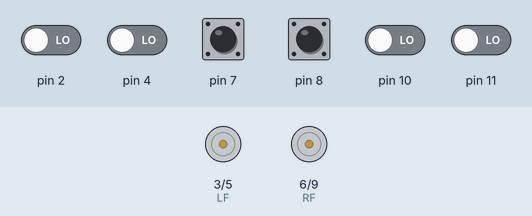
Simulated run of this sketch. Board: Arduino Uno, built with avr-gcc and run on an emulated ATmega328P. On the bench: motor-driver pin pairs drawn as motors (green arrow = first pin HIGH = forward, orange = second pin HIGH = backward, longer = more drive). Inputs (shaded band) come from the test bench; at power-on: pin 7, pin 8 HIGH, pin 2, pin 4, pin 10, pin 11 LOW.

Above: at 1.2 s.
1.3 s: pin 2 driven HIGH and pin 4 driven HIGH
At 2.5 s:
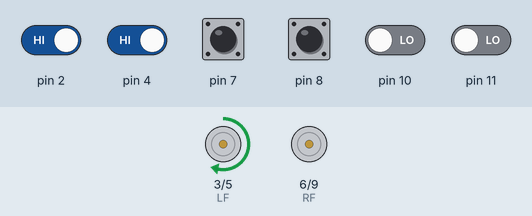
2.8 s: pin 10 driven HIGH
At 3.8 s:
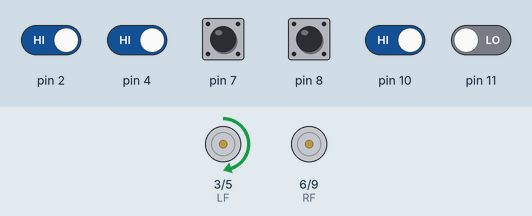
4.3 s: pin 11 driven HIGH
At 4.9 s:
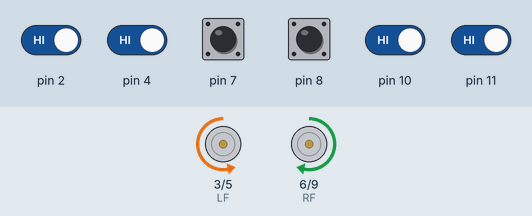
5.8 s: pin 2 driven LOW
At 6.1 s:
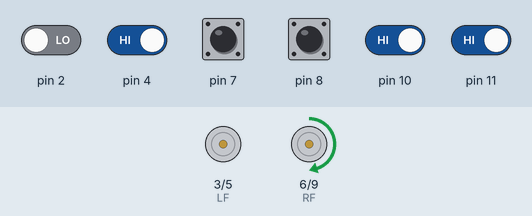
7.3 s: pin 4 driven LOW
At 8.4 s:
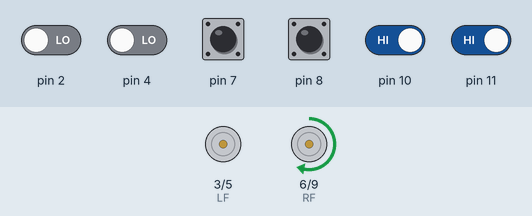
8.8 s: pin 4 driven HIGH
At 9.5 s:
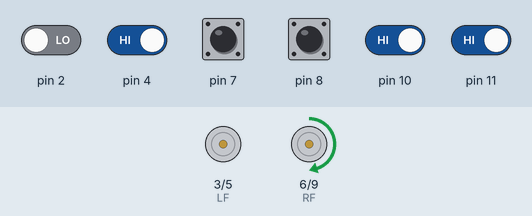
Timing chart, 0 to 11.3 s (numbered marks = the images above; inputs shaded):
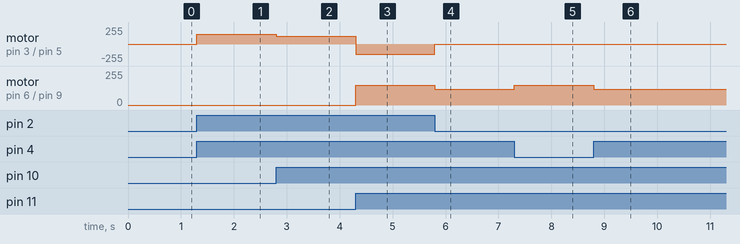

The sketch:

maze.ino
```cpp
int s1, s2, s3, s4, s5, s6;
#define LF 3
#define LB 5
#define RF 6
#define RB 9
void forward()
{
  analogWrite(LF, 80);
  analogWrite(LB, 0);
  analogWrite(RF, 80);
  analogWrite(RB, 0);
}

void right()
{
  analogWrite(LF, 120);
  analogWrite(LB, 0);
  analogWrite(RF, 0);
  analogWrite(RB, 0);
}
void left()
{
  analogWrite(LF, 0);
  analogWrite(LB, 0);
  analogWrite(RF, 120);
  analogWrite(RB, 0);
}
void sleft()
{
  analogWrite(LF, 0);
  analogWrite(LB, 0);
  analogWrite(RF, 150);
  analogWrite(RB, 0);
}
void sright()
{
  analogWrite(LF, 150);
  analogWrite(LB, 0);
  analogWrite(RF, 0);
  analogWrite(RB, 0);
}
void readsensor()
{
  s1 = digitalRead(2);
  s2 = digitalRead(4);
  s3 = digitalRead(7);
  s4 = digitalRead(8);
  s5 = digitalRead(10);
  s6 = digitalRead(11);
}

void setup()
{
  Serial.begin(9600);
  pinMode(LF, OUTPUT);
  pinMode(LB, OUTPUT);
  pinMode(RF, OUTPUT);
  pinMode(RB, OUTPUT);
  pinMode(2, INPUT);
  pinMode(4, INPUT);
  pinMode(7, INPUT);
  pinMode(8, INPUT);
  pinMode(10, INPUT);
  pinMode(11, INPUT);

}

void loop() {
  // put your main code here, to run repeatedly:
  readsensor();
  if (s1 == 1 && s2 == 1 && s3 == 0 && s4 == 0 && s5 == 1 && s6 == 1)
  {
    forward();

  }
  else if (s1 == 0 && s2 == 0 && s3 == 0 && s4 == 0 && s5 == 1 && s6 == 1)
  {
    left();
    delay(600);
  }

    else if(s1==0 && s2==0 && s3==0 && s4==0 && s5==0 && s6==0)
{
  left();
  delay(600);
}
else if(s1==1 && s2==0 && s3==0 && s4==1 && s5==1 && s6==1)
{
  sleft();
}
else if(s1==1 && s2==1 && s3==1 && s4==0 && s5==0 && s6==1)
{
  sright();
}
else if(s1==0 && s2==0 && s3==1 && s4==1 && s5==1 && s6==1)
{
  sleft();

}
else if(s1==1 && s2==1 && s3==1 && s4==1 && s5==0 && s6==0)
{
   sright();

}
else if(s1==0 && s2==1 && s3==1 && s4==1 && s5==1 && s6==1)
{
  left();

}
else if(s1==1 && s2==1 && s3==1 && s4==1 && s5==1 && s6==0)
{
   right();

}
else if (s1 == 1 && s2 == 1 && s3 == 0 && s4 == 0 && s5 == 0 && s6 == 0)
  {
    right();
    delay(600);

  }
   else if(s1 == 1 && s2 == 1 && s3 == 1 && s4 == 1 && s5 == 1 && s6 == 1)
  {
  analogWrite(LF, 0);
  analogWrite(LB, 150);
  analogWrite(RF, 150);
  analogWrite(RB, 0);
    delay(100);
  }
}
```

Measured:
- after the input at 1.3 s, motor on pin 3 (LF) / pin 5 (LB): stopped → forward 150/255 at once
- after the input at 2.8 s, motor on pin 3 (LF) / pin 5 (LB): forward 150/255 → forward 120/255 at once
- after the input at 4.3 s, motor on pin 3 (LF) / pin 5 (LB): forward 120/255 → backward 150/255 at once; motor on pin 6 (RF) / pin 9 (RB): stopped → forward 150/255 at once
- after the input at 5.8 s, motor on pin 3 (LF) / pin 5 (LB): backward 150/255 → stopped at once; motor on pin 6 (RF) / pin 9 (RB): forward 150/255 → forward 120/255 at once
- after the input at 7.3 s, motor on pin 6 (RF) / pin 9 (RB): forward 120/255 → forward 150/255 at once
- after the input at 8.8 s, motor on pin 6 (RF) / pin 9 (RB): forward 150/255 → forward 120/255 at once
